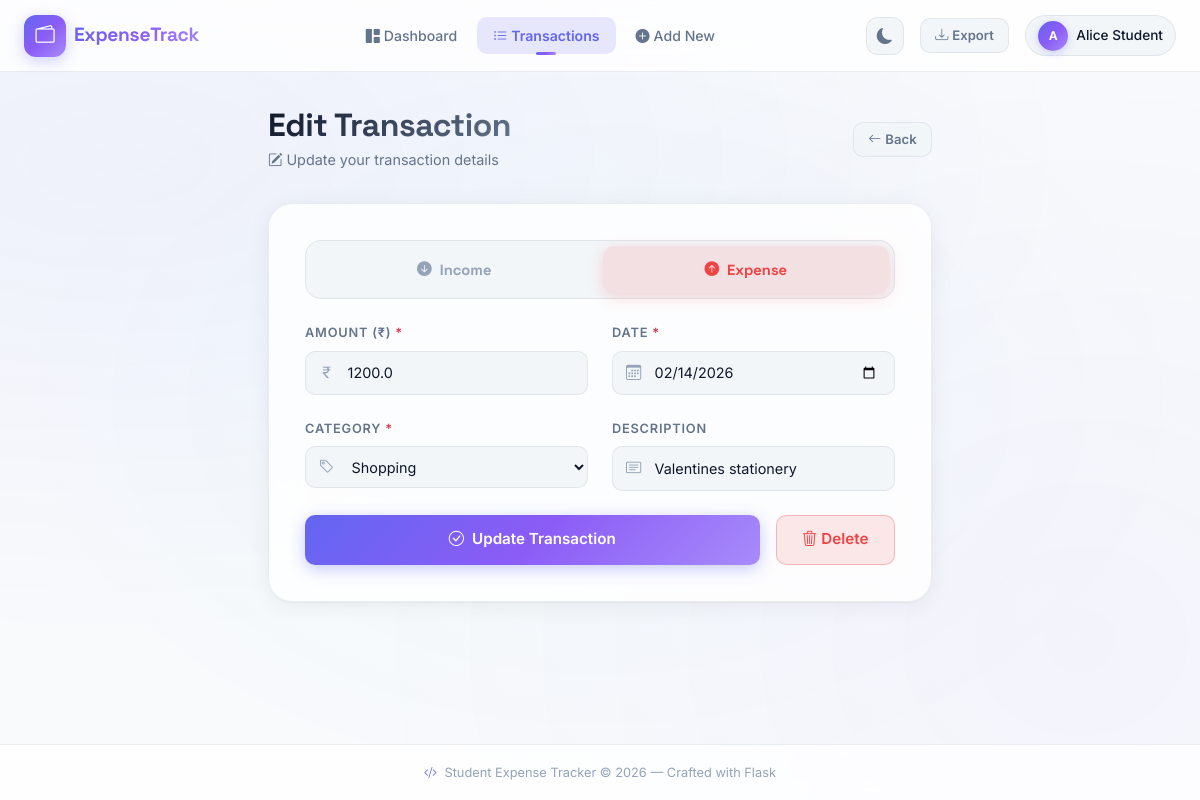
Page /edit/80 (signed in) on the committed database.
### tables this page shows
CREATE TABLE transactions (
                id          INTEGER PRIMARY KEY AUTOINCREMENT,
                user_id     INTEGER NOT NULL,
                amount      REAL    NOT NULL,
                category    TEXT    NOT NULL,
                type        TEXT    NOT NULL CHECK(type IN ("Income","Expense")),
                date        TEXT    NOT NULL,
                description TEXT,
                FOREIGN KEY (user_id) REFERENCES users(id)
            );

### app.py (the view, shortened to what this page needs)
@app.route('/edit/<int:tx_id>', methods=['GET', 'POST'])
@login_required
def edit_transaction(tx_id):
    user_id = session['user_id']
    with get_db() as conn:
        tx = conn.execute(
            'SELECT * FROM transactions WHERE id = ? AND user_id = ?',
            (tx_id, user_id)
        ).fetchone()
    if not tx:
        flash('Transaction not found.', 'danger')
        return redirect(url_for('transactions'))
    return render_template('edit_transaction.html', tx=tx, categories=CATEGORIES)

### app.py (called while the page is built)
def get_db():
    conn = sqlite3.connect(DATABASE)
    conn.row_factory = sqlite3.Row  # Allows dict-like access to rows
    return conn

def login_required(f):
    @wraps(f)
    def decorated(*args, **kwargs):
        if 'user_id' not in session:
            flash('Please log in to access this page.', 'warning')
            return redirect(url_for('login'))
        return f(*args, **kwargs)
    return decorated

### templates/edit_transaction.html (shortened to what this page needs)
{% extends "base.html" %}
{% block content %}
<div class="page-container page-narrow">
    <div class="page-header">
        <div>
            <h1 class="page-title">Edit Transaction</h1>
            <p class="page-subtitle"><i class="bi bi-pencil-square me-1"></i>Update your transaction details</p>
        </div>
        <a href="{{ url_for('transactions') }}" class="btn btn-export">
            <i class="bi bi-arrow-left me-1"></i>Back
        </a>
    </div>
    <div class="form-card">
        <div class="type-selector mb-4">
            <label class="type-option">
                <span class="type-btn type-income">
                    <i class="bi bi-arrow-down-circle-fill me-2"></i>Income
                </span>
            </label>
            <label class="type-option">
                <span class="type-btn type-expense">
                    <i class="bi bi-arrow-up-circle-fill me-2"></i>Expense
                </span>
            </label>
        </div>
        <form method="POST" action="{{ url_for('edit_transaction', tx_id=tx.id) }}">
            <div class="row g-4">
                <div class="col-md-6">
                    <label class="form-label-custom">Amount (₹) <span class="text-danger">*</span></label>
                    <div class="input-wrapper">
                        <input type="number" name="amount" step="0.01" min="0.01"
                               value="{{ tx.amount }}"
                               class="form-control form-control-custom" required>
                    </div>
                </div>
                <div class="col-md-6">
                    <label class="form-label-custom">Date <span class="text-danger">*</span></label>
                    <div class="input-wrapper">
                        <input type="date" name="date" value="{{ tx.date }}"
                               class="form-control form-control-custom" required>
                    </div>
                </div>
                <div class="col-md-6">
                    <label class="form-label-custom">Category <span class="text-danger">*</span></label>
                    <div class="input-wrapper">
                        <select name="category" class="form-select form-select-custom" required>
                            {% for cat in categories %}
                            <option value="{{ cat }}" {% if tx.category == cat %}selected{% endif %}>{{ cat }}</option>
                            {% endfor %}
                        </select>
                    </div>
                </div>
                <div class="col-md-6">
                    <label class="form-label-custom">Description</label>
                    <div class="input-wrapper">
                        <input type="text" name="description" value="{{ tx.description or '' }}"
                               class="form-control form-control-custom" placeholder="Optional note...">
                    </div>
                </div>
                <div class="col-12 d-flex gap-3">
                    <button type="submit" class="btn btn-primary-custom flex-grow-1 btn-lg-custom">
                        <i class="bi bi-check-circle me-2"></i>Update Transaction
                    </button>
                    <form method="POST" action="{{ url_for('delete_transaction', tx_id=tx.id) }}"
                          onsubmit="return confirm('Are you sure you want to delete this transaction?')">
                        <button type="submit" class="btn btn-danger-custom btn-lg-custom">
                            <i class="bi bi-trash3 me-1"></i>Delete
                        </button>
                    </form>
                </div>
            </div>
        </form>
    </div>
</div>
{% endblock %}

### rows in the picture
transactions: amount "1200.0", date "02/14/2026", category "Shopping", description "Valentines stationery"

### other values in the picture
{{ session.user_name[0].upper() }} "A"
{{ session.user_name }} "Alice Student"
